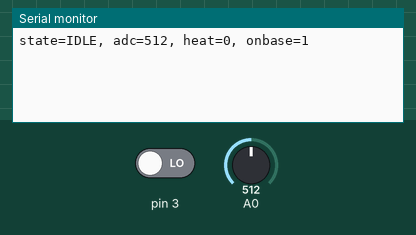
Recording of a sketch running on a simulated Arduino Uno, built with avr-gcc and run on an emulated ATmega328P. On the bench: the last lines printed to the serial monitor. Inputs (shaded band) come from the test bench; at power-on: A0 = 512, pin 3 LOW.

Above: at 1.2 s.
1.3 s: A0 set to 7
At 2.7 s:
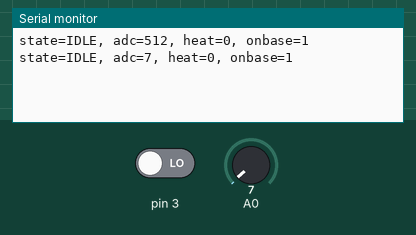
2.8 s: A0 set to 4
At 4.2 s:
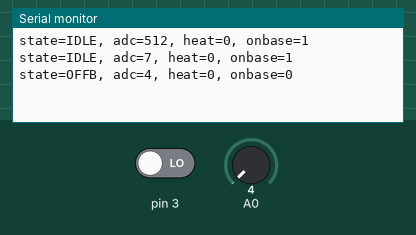

The sketch:

sketch_bonavita_buzzer.ino
```cpp
int counter = 0;
int adc;

bool onbase_signal;
bool heat_signal;

enum {
  IDLE,
  HEAT,
  BUZZ,
  OFFB,
} state;
//state can be assigned any of the 4 values of the enum

void setup() {
  // put your setup code here, to run once:
  // alex has a very nice face
  Serial.begin(9600); //baud rate for the uart
  state = IDLE;
}

void display_status() { //void means function doesn't return anything
  char out[50]; //string of 50 characters
  const char *state_string = (state == IDLE ? "IDLE" :
                              state == HEAT ? "HEAT" :
                              state == BUZZ ? "BUZZ" :
                              state == OFFB ? "OFFB" :
                                              "????");

  sprintf(out, "state=%s, adc=%d, heat=%d, onbase=%d\n",
          state_string , adc, heat_signal, onbase_signal);

  Serial.print(out);
}

void loop() {
  delay(1);

  adc = analogRead(A0);
  if (adc > 5) { //scaled value from raw adc reading
    onbase_signal = true;
  } else {
    onbase_signal = false;
  }

  if (digitalRead(3)) { //if the signal on pin3 is positive/true
    heat_signal = true;
  } else {
    heat_signal = false;
  }

  if (counter++ == 1000) {
    display_status();
    counter = 0;
  }

  // The main state machine
  if (state == HEAT) {
    if (heat_signal == 0)
      state = BUZZ;
  } else if (state == OFFB) {
    if (onbase_signal == true)
      state = IDLE;
  }

  if (heat_signal == true)
    state = HEAT;

  if (onbase_signal == false)
    state = OFFB;

  // Set the buzzer to the correct state
  digitalWrite(2, (state == BUZZ ? 1 : 0));
}
```

Measured:
- the behaviour switches between 6 and 5 on A0 (found by bisection; images 1 and 2)
- after the input at 1.3 s, the serial monitor: prints a new line after 0.95 s (image 1)
- after the input at 2.8 s, the serial monitor: prints a new line after 0.58 s (image 2)
